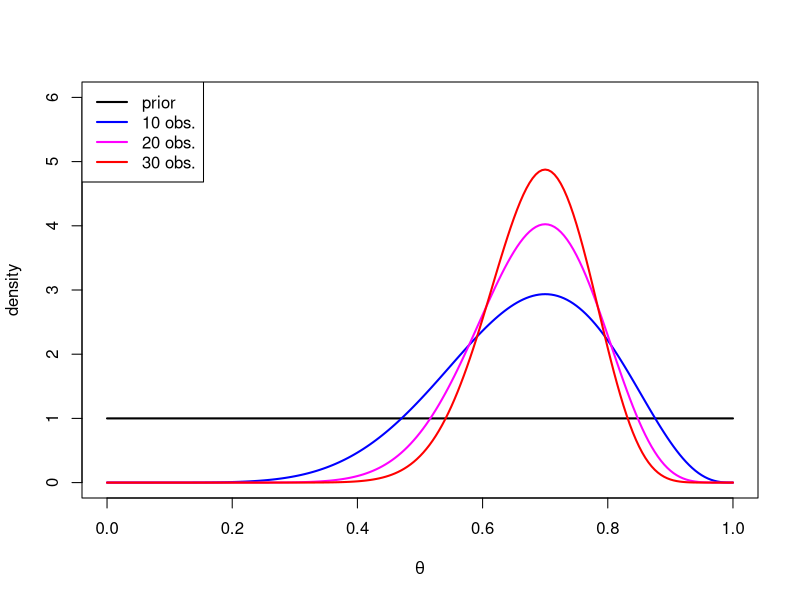
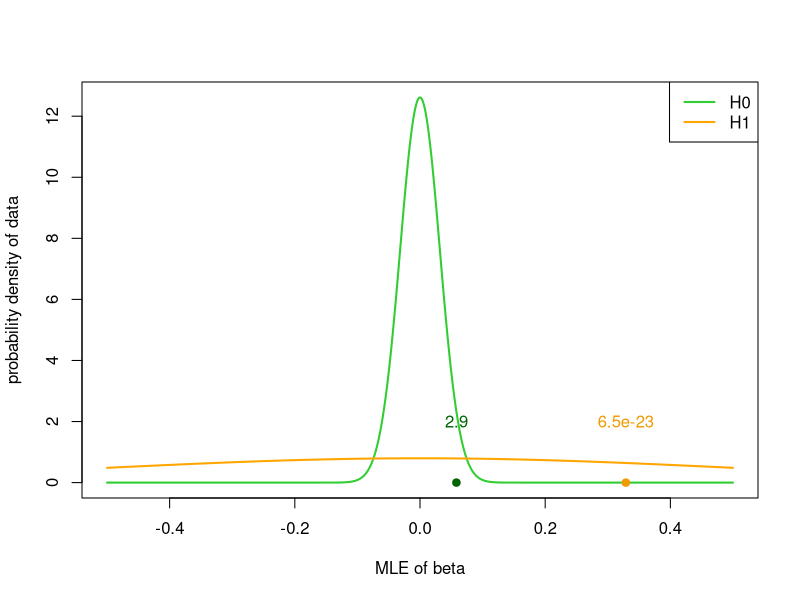
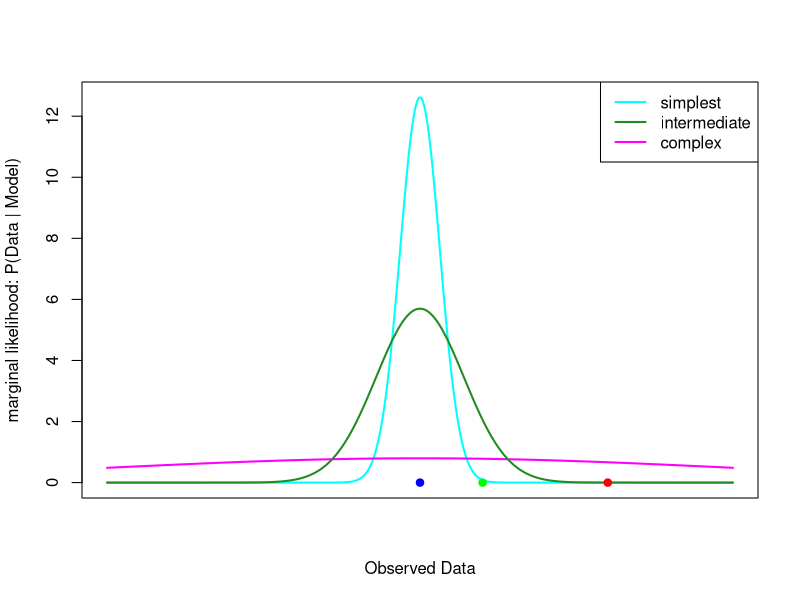
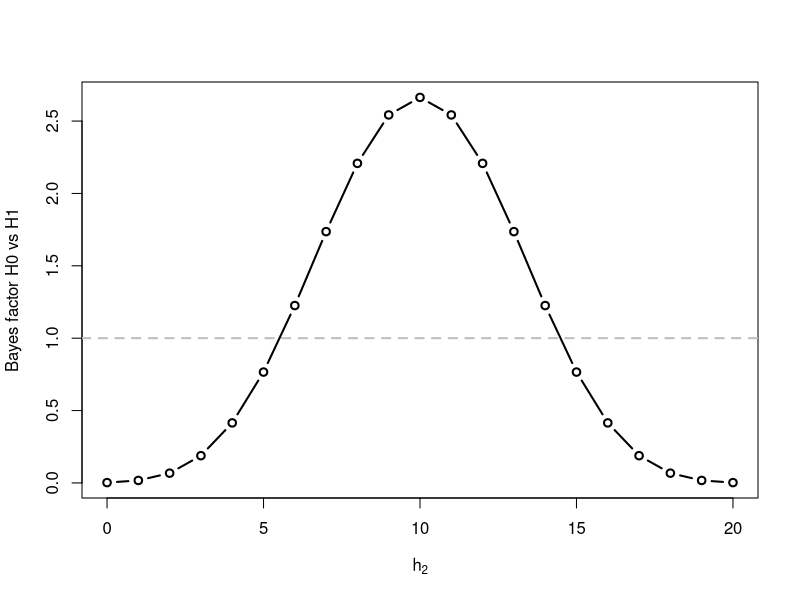
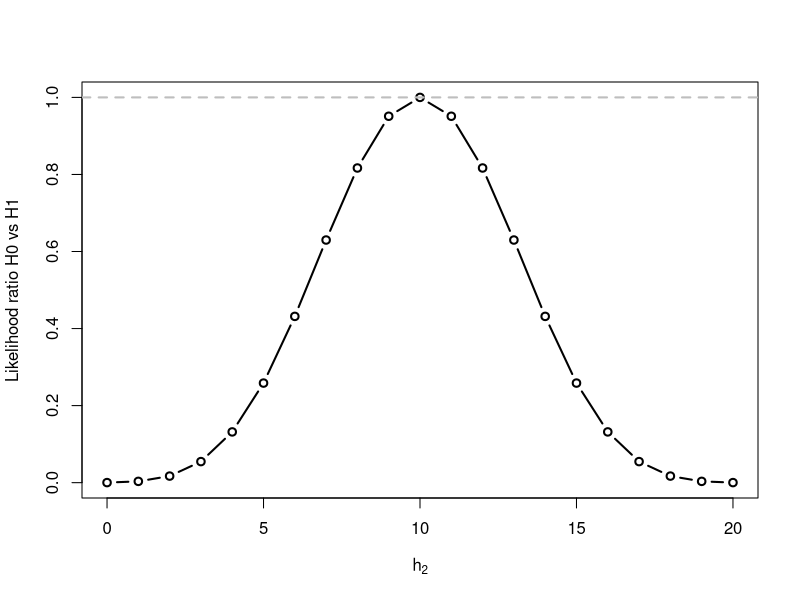

R code for these plots, in order:
## ---- chunk 1
knitr::opts_chunk$set(echo = TRUE) 
## ---- chunk 2
a = 0.99
b = 0.99
p = c(0.1, 0.001)
cbind(preval=p, PPV=a*p/(a*p+(1-b)*(1-p)))
## ---- chunk 3
n = c(0, 10, 20, 30)
H = c(0, 7, 14, 21)
cols = c("black", "blue", "magenta", "red")
x = seq(0, 1, 0.005)
plot(NULL, xlim = c(0,1), ylim = c(0,6), xlab = expression(theta), ylab = "density")
for(ii in 1:length(n)){
  y = dbeta(x, H[ii]+1, n[ii]-H[ii]+1)
  lines(x, y, col = cols[ii], lwd = 2)
}
legend("topleft", leg=c("prior","10 obs.","20 obs.","30 obs."), col = cols, lwd = 2)
## ---- chunk 4
p.T = 1e-6 
prior.odds = p.T / (1 - p.T) 
pwr = 1.0 #assume full power 
post.odds = 0.95 / (1 - 0.95) 
alpha = prior.odds*pwr/post.odds 
paste(signif(alpha,3)) 
## ---- chunk 5
set.seed(16102017) 
n = 1000
#sample size for SE calculation 
sigma = var.x = 1 
se = sigma/sqrt(n*var.x) #see HDS 0 notes for SE in linear model 
tau = 0.5 #prior standard deviation for H1

#Let's draw probability densities of "data" under the two models, H0 and H1 
#as a function of MLE estimate 
x = seq(-0.5, 0.5, by = 0.001)
y1 = dnorm(x, 0, sqrt(tau^2 + se^2) )
y0 = dnorm(x, 0, se)
plot(x, y0, t = "l", col = "limegreen", lwd = 2, 
     xlab = "MLE of beta", ylab = "probability density of data") 
lines(x, y1, col = "orange", lwd = 2) 
legend("topright", legend = c("H0","H1"), col = c("limegreen","orange"), lwd = 2)

#We make a shortcut and don't simulate data at all, but we simulate MLEs 
#Suppose we have two cases, first is null, second is alternative (beta=0.3)
b =c(0, 0.3) 
b.mle = rnorm(2, b, se) #these are simulated MLE estimates 
points(b.mle, c(0,0), pch = 19, col = c("darkgreen","orange2")) 
bf.01 = dnorm(b.mle, 0, se) / dnorm(b.mle, 0, sqrt(tau^2+se^2)) #Bayes factor between H0 and H1
text(b.mle[1], 2, signif(bf.01[1],2), col = "darkgreen") 
text(b.mle[2], 2, signif(bf.01[2],2), col = "orange2") 
## ---- chunk 6
post.odds = bf.01*(1 - 1e-6) / 1e-6 
post.prob = post.odds / (1 + post.odds) 
cbind(data = c("green","orange"), post.H0 = post.prob, post.odds = post.odds) 
## ---- chunk 7
pchisq( (b.mle / se)^2, df = 1, lower = F) 
## ---- chunk 8
se = 1/sqrt(1000) #see linear model part for SE formula 
tau = 0.5 #prior standard deviation for H1

x = seq(-0.5, 0.5, by = 0.001) 
y2 = dnorm(x, 0, sqrt(tau^2 + se^2)) 
y0 = dnorm(x, 0, se) 
y1 = dnorm(x, 0, sqrt((tau/8)^2 + se^2))
plot(x, y0, t = "l", col = "cyan", lwd = 2, xlab = "Observed Data", 
     ylab = "marginal likelihood: P(Data | Model)", xaxt = "n") 
lines(x, y2, col = "magenta", lwd = 2) 
lines(x, y1, col = "forestgreen", lwd = 2) 
legend("topright",c("simplest","intermediate","complex"),
       col = c("cyan","forestgreen","magenta"), lwd = 2)
b =c(0, 0.1, 0.3) 
points(b, c(0,0,0), pch = 19, col = c("blue","green","red")) 
## ---- chunk 9
n = 20
h1 = 10
h2 = 0:n
bf = beta(h1 + h2 + 1, 2*n - h1 - h2 + 1) / beta(h1 + 1, n - h1 + 1) / beta(h2 + 1, n - h2 + 1)
plot(h2, bf, t = "b", lwd = 2, xlab = expression(h[2]), ylab ="Bayes factor H0 vs H1") 
abline(h = 1, lty = 2, col = "gray", lwd=2)
## ---- chunk 10
lratio = ((h1 + h2)/(2*n))^(h1 + h2) * (1 - (h1 + h2)/(2*n))^(2*n - h1 - h2) / 
((h1/n)^h1 * (1 - h1/n)^(n - h1)) / ((h2/n)^h2 * (1 - h2/n)^(n - h2))
plot(h2, lratio, t = "b", lwd = 2, xlab = expression(h[2]), ylab ="Likelihood ratio H0 vs H1") 
abline(h = 1, lty = 2, col = "gray", lwd = 2)
## ---- chunk 11
p0 = 100 
pval0 = c(sort(runif(p0))) # null P-vals in order 
pval.all = c(pval0,rep(1e-10,10)) #add 10 known variants at the end of vector 
library(qvalue)

pval.all[1:5]

Qval0 = qvalue(pval0) 
Qval.all = qvalue(pval.all)

rbind(Qval0$qvalues[1:5], Qval.all$qvalues[1:5]) # Q-values 
rbind(Qval0$lfdr[1:5], Qval.all$lfdr[1:5]) # lfdr values 
